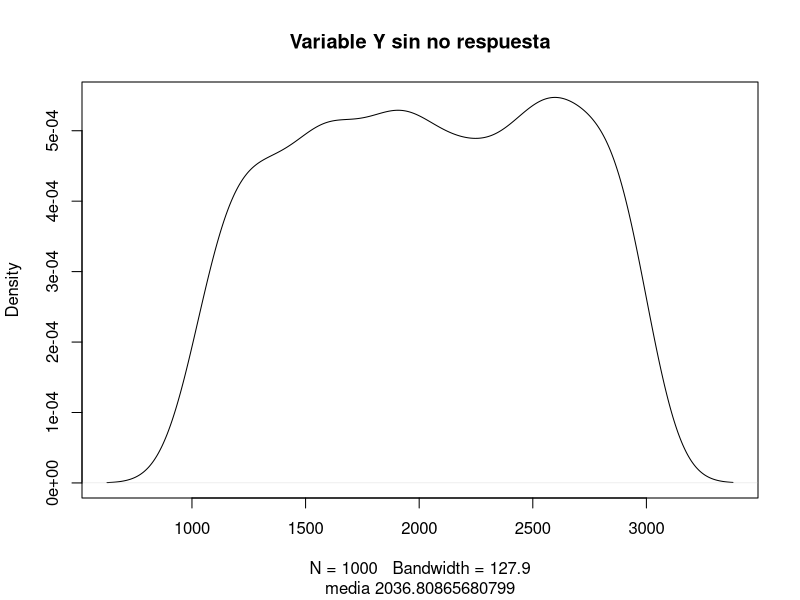
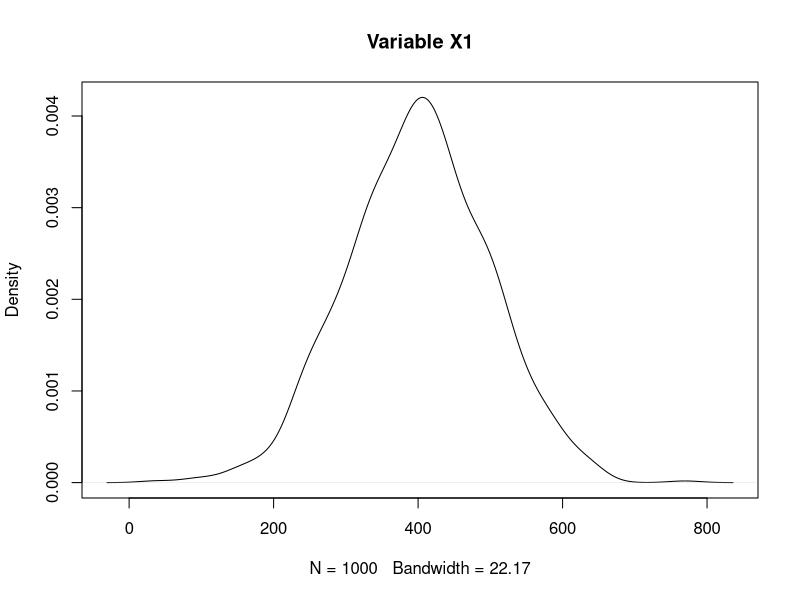
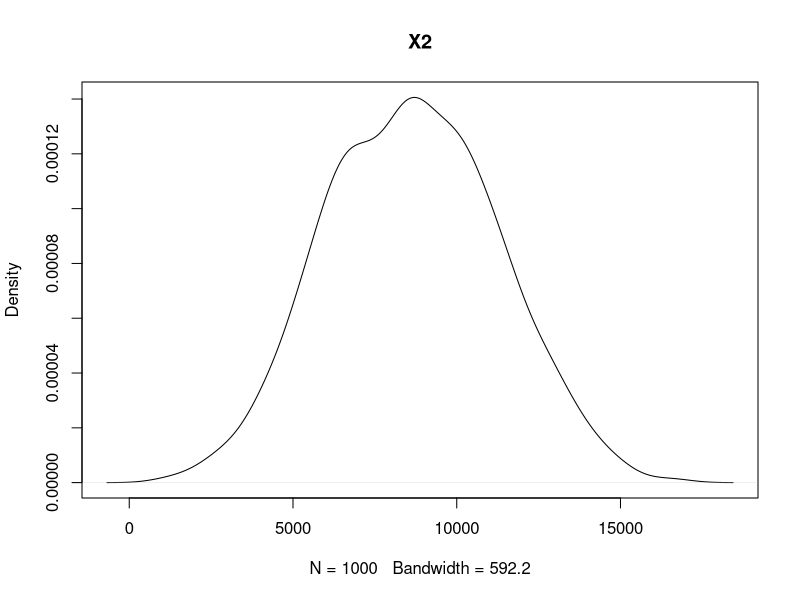
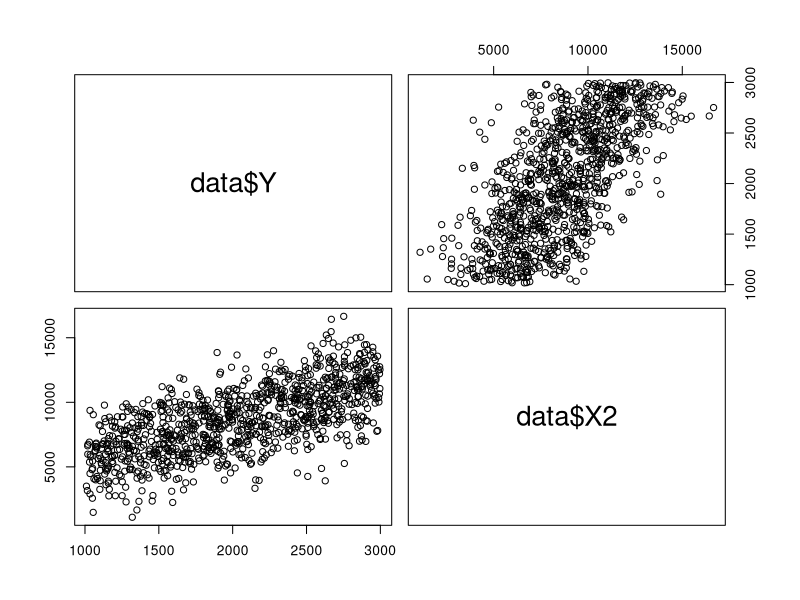
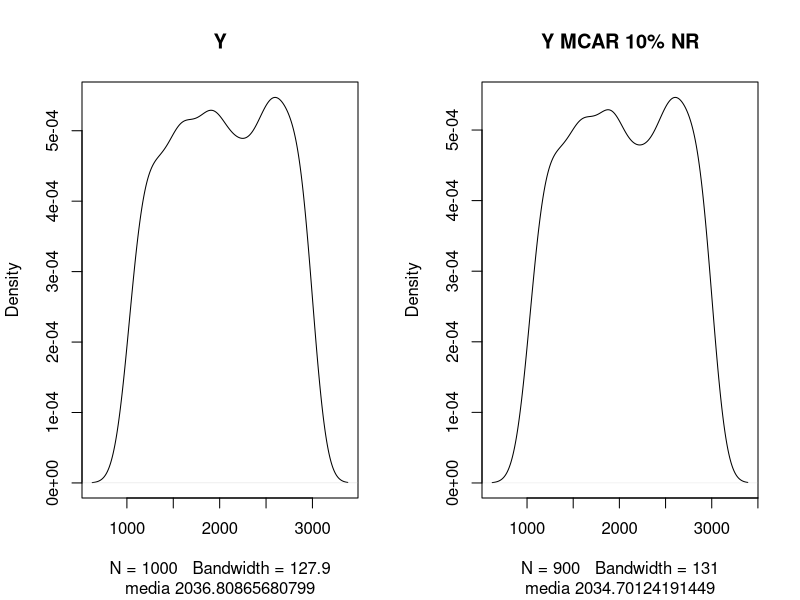
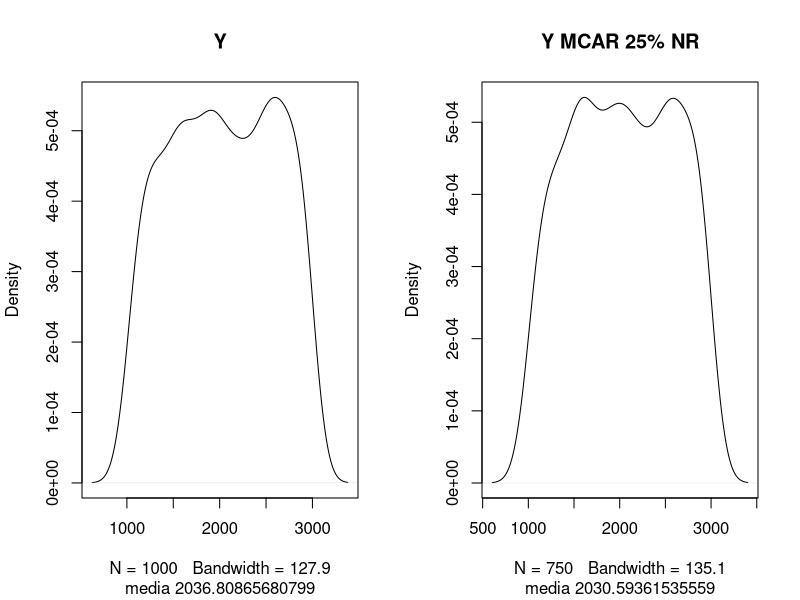
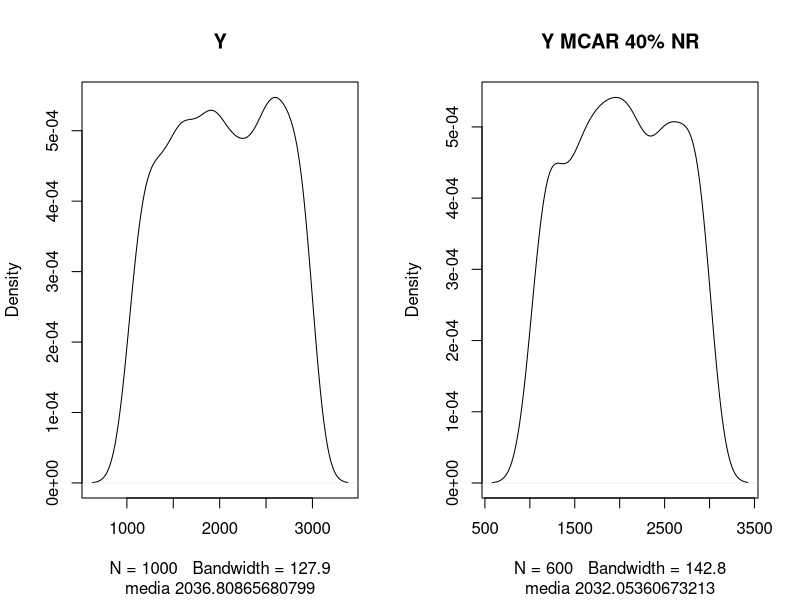
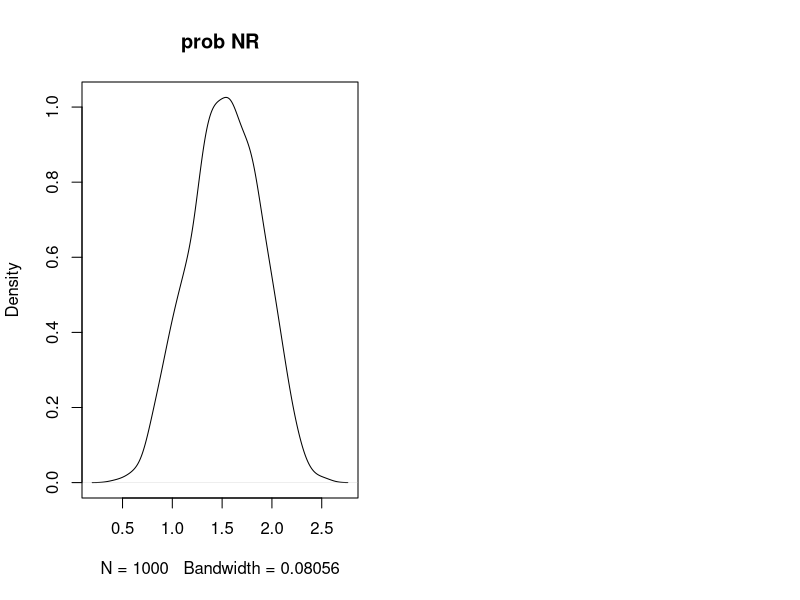

R code for these plots, in order:
## ---- chunk 1
minimo=1000
maximo=3000
mediaDef=(minimo+maximo)/2

data <- data.frame(
  Y = runif(1000,minimo,maximo), 
  X1 = rnorm(1000,400, 100)
  
)

data$X2 = data$Y*3+rnorm(1000, 2500,sd = 2000)
## ---- chunk 2
mean(data$Y)->mediaOriginal
plot(density(data$Y, na.rm = T), "Variable Y sin no respuesta", sub = paste0("media ",mediaOriginal))
## ---- chunk 3
summary(data$Y)
## ---- chunk 4
plot(density(data$X1, na.rm = T), "Variable X1")
## ---- chunk 5
summary(data$X1)
## ---- chunk 6
cor(data$Y, data$X1)
## ---- chunk 7
plot(density(data$X2, na.rm = T), "X2")
## ---- chunk 8

summary(data$X2)

## ---- chunk 9
cor(data$Y, data$X2)
pairs(data$Y ~ data$X2)
## ---- chunk 10
data$YMCAR<-data$Y
data$YMCAR[sample(1:1000, 100)] <- NA
mean(data$YMCAR, na.rm = T)->media
mean(data$Y)->mediaOrig
par(mfrow = c(1, 2))
plot(density(data$Y, na.rm = T), paste0("Y"), sub = paste0("media ",mediaOrig))
plot(density(data$YMCAR, na.rm = T), paste0("Y MCAR 10% NR"), sub = paste0("media ",media))
## ---- chunk 11
data$YMCAR<-data$Y
data$YMCAR[sample(1:1000, 250)] <- NA
mean(data$YMCAR, na.rm = T)->media
mean(data$Y)->mediaOrig
par(mfrow = c(1, 2))
plot(density(data$Y, na.rm = T), paste0("Y"), sub = paste0("media ",mediaOrig))
plot(density(data$YMCAR, na.rm = T), paste0("Y MCAR 25% NR"), sub = paste0("media ",media))
## ---- chunk 12
data$YMCAR<-data$Y
data$YMCAR[sample(1:1000, 400)] <- NA
mean(data$YMCAR, na.rm = T)->media
mean(data$Y)->mediaOrig
par(mfrow = c(1, 2))
plot(density(data$Y, na.rm = T), paste0("Y"), sub = paste0("media ",mediaOrig))
plot(density(data$YMCAR, na.rm = T), paste0("Y MCAR 40% NR"), sub = paste0("media ",media))
## ---- chunk 13
data$prob<-data$X1/500+data$X2/40000+runif(1000,0,1)
plot(density(data$prob, na.rm = T), "prob NR")

## ---- chunk 14
data$YMAR<-ifelse(data$prob>rnorm(1000,2.28,0.51),NA, data$Y)
mean(data$YMAR, na.rm = T)->media
(sum(is.na(data$YMAR))/1000)*100->tasa
par(mfrow = c(1, 2))
plot(density(data$Y, na.rm = T), paste0("Y"), sub = paste0("media ",mediaOrig))
plot(density(data$YMAR, na.rm = T), paste0("MAR ind ",tasa,"% NR"), sub = paste0("media ",media))
## ---- chunk 15
data$YMAR<-ifelse(data$prob>rnorm(1000,1.9,0.51),NA, data$Y)
mean(data$YMAR, na.rm = T)->media
(sum(is.na(data$YMAR))/1000)*100->tasa
par(mfrow = c(1, 2))
plot(density(data$Y, na.rm = T), paste0("Y"), sub = paste0("media ",mediaOrig))
plot(density(data$YMAR, na.rm = T), paste0("MAR ind ",tasa,"% NR"), sub = paste0("media ",media))
## ---- chunk 16
data$YMAR<-ifelse(data$prob>rnorm(1000,1.6,0.4),NA, data$Y)
mean(data$YMAR, na.rm = T)->media
(sum(is.na(data$YMAR))/1000)*100->tasa
par(mfrow = c(1, 2))
plot(density(data$Y, na.rm = T), paste0("Y"), sub = paste0("media ",mediaOrig))
plot(density(data$YMAR, na.rm = T), paste0("MAR ind ",tasa,"% NR"), sub = paste0("media ",media))
## ---- chunk 17
data$prob<-data$X1/5000+data$X2/3000+runif(1000,0,1)
plot(density(data$prob, na.rm = T), "prob NR")

## ---- chunk 18
data$YMAR<-ifelse(data$prob>rnorm(1000,5.14,1),NA, data$Y)
mean(data$YMAR, na.rm = T)->media
(sum(is.na(data$YMAR))/1000)*100->tasa
par(mfrow = c(1, 2))
plot(density(data$Y, na.rm = T), paste0("Y"), sub = paste0("media ",mediaOrig))
plot(density(data$YMAR, na.rm = T), paste0("MAR cor ",tasa,"% NR"), sub = paste0("media ",media))
## ---- chunk 19
data$YMAR<-ifelse(data$prob>rnorm(1000,4.34,1),NA, data$Y)
mean(data$YMAR, na.rm = T)->media
(sum(is.na(data$YMAR))/1000)*100->tasa
par(mfrow = c(1, 2))
plot(density(data$Y, na.rm = T), paste0("Y"), sub = paste0("media ",mediaOrig))
plot(density(data$YMAR, na.rm = T), paste0("MAR cor ",tasa,"% NR"), sub = paste0("media ",media))
## ---- chunk 20
data$YMAR<-ifelse(data$prob>rnorm(1000,3.8,1),NA, data$Y)
mean(data$YMAR, na.rm = T)->media
(sum(is.na(data$YMAR))/1000)*100->tasa
par(mfrow = c(1, 2))
plot(density(data$Y, na.rm = T), paste0("Y"), sub = paste0("media ",mediaOrig))
plot(density(data$YMAR, na.rm = T), paste0("MAR cor ",tasa,"% NR"), sub = paste0("media ",media))
## ---- chunk 21
data$YMNAR<-ifelse(data$Y>runif(1000,0,20000), NA, data$Y)
mean(data$YMNAR, na.rm = T)->media
(sum(is.na(data$YMNAR))/1000)*100->tasa
par(mfrow = c(1, 2))
plot(density(data$Y, na.rm = T), paste0("Y"), sub = paste0("media ",mediaOrig))
plot(density(data$YMNAR, na.rm = T), paste0("MNAR ",tasa,"% NR"), sub = paste0("media ",media))
## ---- chunk 22
data$YMNAR<-ifelse(data$Y>runif(1000,0,8000), NA, data$Y)
mean(data$YMNAR, na.rm = T)->media
(sum(is.na(data$YMNAR))/1000)*100->tasa
par(mfrow = c(1, 2))
plot(density(data$Y, na.rm = T), paste0("Y"), sub = paste0("media ",mediaOrig))
plot(density(data$YMNAR, na.rm = T), paste0("MNAR ",tasa,"% NR"), sub = paste0("media ",media))
## ---- chunk 23
data$YMNAR<-ifelse(data$Y>runif(1000,0,5000), NA, data$Y)
mean(data$YMNAR, na.rm = T)->media
(sum(is.na(data$YMNAR))/1000)*100->tasa
par(mfrow = c(1, 2))
plot(density(data$Y, na.rm = T), paste0("Y"), sub = paste0("media ",mediaOrig))
plot(density(data$YMNAR, na.rm = T), paste0("MNAR ",tasa,"% NR"), sub = paste0("media ",media))
